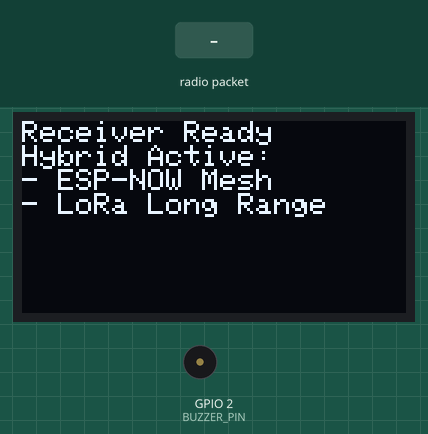
Simulated run of this sketch. Board: ESP8266 (NodeMCU). On the bench: 128×64 one-colour display, buzzer (waves = sounding, pin HIGH). Inputs (shaded band) come from the test bench. No radio packets arrive unless stated; what the sketch prints to the serial monitor is not drawn.

Above: at 1.4 s.
1.5 s: radio packet "FIRE" arrives
At 1.6 s:
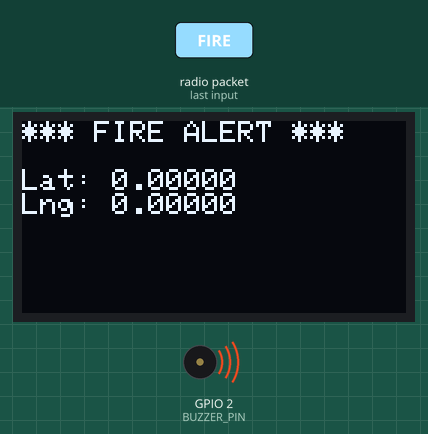
At 2.99 s:
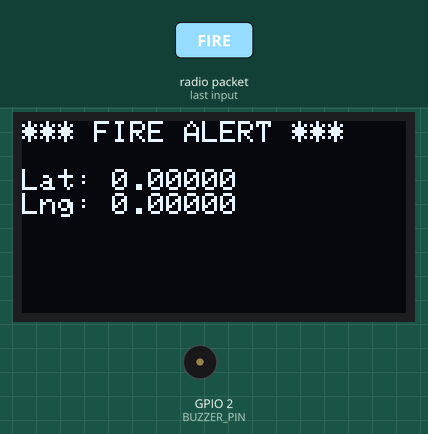
3.2 s: radio packet "QUAKE" arrives
At 4.7 s:
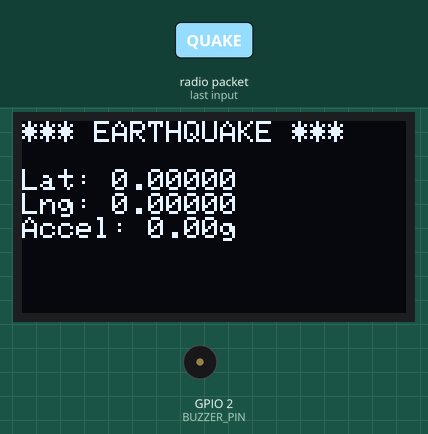
Timing chart, 0 to 6.2 s (numbered marks = the images above; inputs shaded):
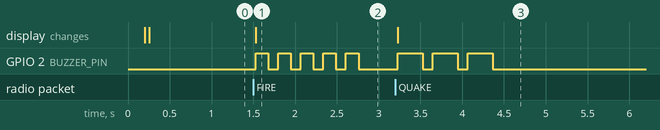

The sketch:

Receiver.ino
```cpp
#include <SPI.h>
#include <Wire.h>
#include <LoRa.h>
#include <Adafruit_GFX.h>
#include <Adafruit_SH110X.h>
#include <ESP8266WiFi.h>
#include <espnow.h>

// OLED Configuration
Adafruit_SH1106G display(128, 64, &Wire, -1);
bool displayReady = false;

// LoRa Pins
#define LORA_CS   15
#define LORA_RST  -1
#define LORA_DIO0 16

// Buzzer Pin
#define BUZZER_PIN 2

// LoRa Parameters
const float LORA_FREQ = 433E6;
const uint8_t LORA_SYNC = 0x12;

// Timing
const unsigned long DISPLAY_TIMEOUT = 15000UL;

// ESP-NOW Data Structure
struct __attribute__((packed)) EspNowMessage {
  char msg[64];
};

// System States
unsigned long lastAlertTime = 0;
bool alertDisplayed = false;

// Buzzer Control
struct {
  bool active;
  bool isHigh;
  uint8_t beepsRemaining;
  uint16_t beepDuration;
  unsigned long nextToggle;
} buzzer = {false, false, 0, 0, 0};

// Alert Types
enum AlertType { NONE = 0, FIRE = 1, QUAKE = 2 };

// Function Prototypes
void showListeningScreen();
void displayAlert(AlertType type, float lat, float lng, float extra);
void parseMessage(const char* msg, AlertType* type, float* lat, float* lng, float* extra);
void startBuzzer(AlertType type);
void updateBuzzer();
void onDataRecv(uint8_t * mac, uint8_t *incomingData, uint8_t len);

void setup() {
  Serial.begin(115200);
  Serial.println(F("\n=== ESP8266 Hybrid Receiver (SH1106) ==="));

  // Initialize WiFi for ESP-NOW
  WiFi.mode(WIFI_STA);
  WiFi.disconnect();
  if (esp_now_init() != 0) {
    Serial.println(F("ESP-NOW Init Failed"));
  } else {
    esp_now_set_self_role(ESP_NOW_ROLE_SLAVE);
    esp_now_register_recv_cb(onDataRecv);
    Serial.println(F("ESP-NOW Ready"));
  }

  // OLED Init
  Wire.begin(4, 5);
  Wire.setClock(400000);
  delay(200);

  Serial.print(F("Initializing SH1106 OLED... "));
  displayReady = display.begin(0x3C, true);
  if (!displayReady) displayReady = display.begin(0x3D, true);

  if (displayReady) {
    display.setTextColor(SH110X_WHITE);
    Serial.println(F("OK"));
    showListeningScreen();
  } else {
    Serial.println(F("OLED not detected!"));
  }

  // Buzzer setup
  pinMode(BUZZER_PIN, OUTPUT);
  digitalWrite(BUZZER_PIN, LOW);

  // LoRa setup
  Serial.print(F("Initializing LoRa... "));
  LoRa.setPins(LORA_CS, LORA_RST, LORA_DIO0);
  if (!LoRa.begin(LORA_FREQ)) {
    Serial.println(F("FAILED"));
    while (true) delay(1000);
  }
  LoRa.setSyncWord(LORA_SYNC);
  LoRa.enableCrc();
  Serial.println(F("LoRa Ready (433 MHz)"));
}

void showListeningScreen() {
  if (!displayReady) return;
  display.clearDisplay();
  display.setTextSize(1);
  display.setCursor(0, 0);
  display.println(F("Receiver Ready"));
  display.println(F("Hybrid Active:"));
  display.println(F("- ESP-NOW Mesh"));
  display.println(F("- LoRa Long Range"));
  display.display();
}

void onDataRecv(uint8_t * mac, uint8_t *incomingData, uint8_t len) {
  EspNowMessage espMsg;
  memcpy(&espMsg, incomingData, sizeof(espMsg));

  Serial.print(F("📡 ESP-NOW Recv: "));
  Serial.println(espMsg.msg);

  processIncomingAlert(espMsg.msg);
}

void processIncomingAlert(const char* msg) {
  AlertType type;
  float lat, lng, extra;
  parseMessage(msg, &type, &lat, &lng, &extra);

  if (type != NONE) {
    displayAlert(type, lat, lng, extra);
    startBuzzer(type);
    lastAlertTime = millis();
    alertDisplayed = true;
  }
}

void displayAlert(AlertType type, float lat, float lng, float extra) {
  if (!displayReady) return;

  display.clearDisplay();
  display.setTextSize(1);
  display.setCursor(0, 0);

  if (type == FIRE) {
    display.println(F("*** FIRE ALERT ***"));
  } else if (type == QUAKE) {
    display.println(F("*** EARTHQUAKE ***"));
  }

  display.println();
  display.print(F("Lat: ")); display.println(lat, 5);
  display.print(F("Lng: ")); display.println(lng, 5);

  if (type == QUAKE) {
    display.print(F("Accel: "));
    display.print(extra, 2);
    display.println(F("g"));
  }

  display.display();
}

void startBuzzer(AlertType type) {
  buzzer.beepsRemaining = (type == FIRE) ? 5 : 3;
  buzzer.beepDuration = (type == FIRE) ? 150 : 300;
  buzzer.isHigh = true;
  buzzer.active = true;
  buzzer.nextToggle = millis() + buzzer.beepDuration;
  digitalWrite(BUZZER_PIN, HIGH);
}

void updateBuzzer() {
  if (!buzzer.active) return;
  unsigned long now = millis();

  if (now >= buzzer.nextToggle) {
    buzzer.isHigh = !buzzer.isHigh;
    digitalWrite(BUZZER_PIN, buzzer.isHigh ? HIGH : LOW);

    if (!buzzer.isHigh) {
      buzzer.beepsRemaining--;
      if (buzzer.beepsRemaining == 0) {
        buzzer.active = false;
        digitalWrite(BUZZER_PIN, LOW);
        return;
      }
      buzzer.nextToggle = now + 120; // short gap
    } else {
      buzzer.nextToggle = now + buzzer.beepDuration;
    }
  }
}

void parseMessage(const char* msg, AlertType* type, float* lat, float* lng, float* extra) {
  *type = NONE;
  *lat = *lng = *extra = 0.0f;

  if (strncmp(msg, "FIRE", 4) == 0) *type = FIRE;
  else if (strncmp(msg, "QUAKE", 5) == 0) *type = QUAKE;
  else return;

  const char* p = strchr(msg, ',');
  if (!p) return;
  *lat = atof(++p);
  p = strchr(p, ',');
  if (!p) return;
  *lng = atof(++p);
  p = strchr(p, ',');
  if (!p) return;
  *extra = atof(++p);
}

void loop() {
  updateBuzzer();

  // Auto clear OLED after timeout
  if (alertDisplayed && (millis() - lastAlertTime > DISPLAY_TIMEOUT)) {
    showListeningScreen();
    alertDisplayed = false;
  }

  int packetSize = LoRa.parsePacket();
  if (packetSize > 0) {
    char msg[80] = {0};
    uint8_t idx = 0;
    while (LoRa.available() && idx < sizeof(msg) - 1) {
      msg[idx++] = (char)LoRa.read();
    }
    msg[idx] = '\0';

    Serial.print(F("📡 LoRa Recv: "));
    Serial.println(msg);
    processIncomingAlert(msg);
  }

  yield();
}
```

Measured:
- after the input at 1.5 s, GPIO 2 (BUZZER_PIN): alternates HIGH for 0.15 s and LOW for 0.12 s, starting at once; the display: changes at once (image 1)
- after the input at 3.2 s, GPIO 2 (BUZZER_PIN): alternates HIGH for 0.30 s and LOW for 0.12 s, 6 changes in all, then stays LOW, starting at once; the display: changes at once (image 3)
